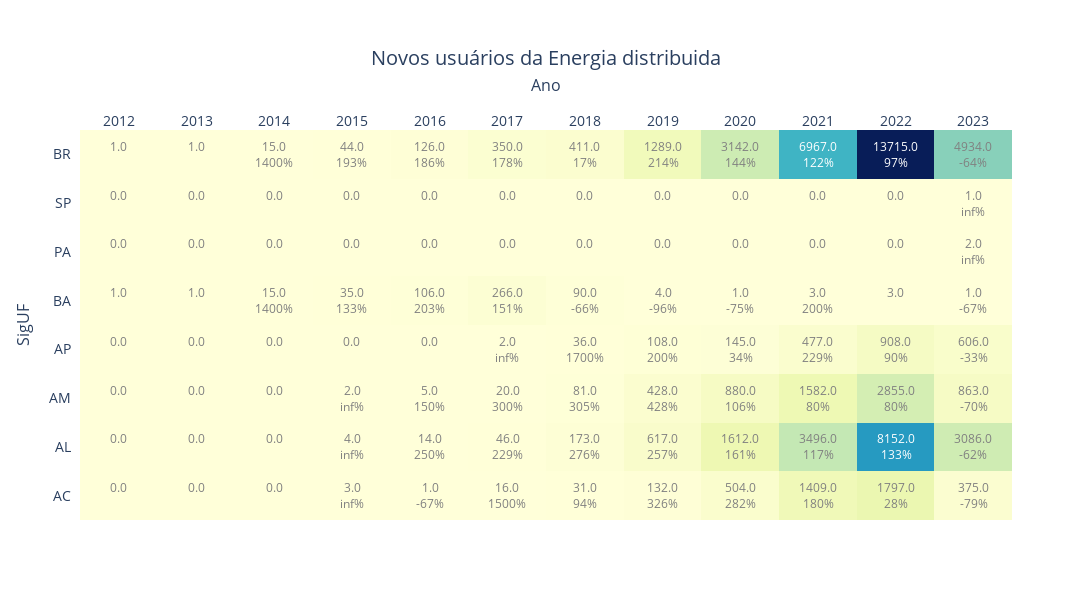

This figure's notebook cell:
### Code cell
df['Mes'] = pd.DatetimeIndex(df['DthAtualizaCadastralEmpreend']).month
df['Ano'] = pd.DatetimeIndex(df['DthAtualizaCadastralEmpreend']).year

counts = df_clean.groupby(['Ano', 'SigUF', 'DscClasseConsumo']).agg({'NumCPFCNPJ': 'nunique'}).reset_index()
tabela = counts.groupby(['Ano', 'SigUF'])['NumCPFCNPJ'].sum().reset_index()

matriz = tabela.pivot(index='SigUF', columns='Ano', values='NumCPFCNPJ')
matriz = matriz.fillna(0)
matriz.loc['BR'] = matriz.sum()

matriz_tx = matriz.pct_change(axis=1) * 100
matriz_tx = matriz_tx.applymap(lambda x: '{:.0f}%'.format(x) if not np.isnan(x) and x != 0 else ' ')
matriz_tx['med'] = ""
matriz_tx['Total'] = ""
matriz_tx['2023'] = ""





import plotly.graph_objs as go
import plotly.figure_factory as ff
import numpy as np

# Criando uma lista de strings com valores da matriz e matriz_tx
text = [[f"{matriz.iloc[i,j]:}<br>{matriz_tx.iloc[i,j]}" for j in range(len(matriz.columns))] for i in range(len(matriz.index))]
# Criação do heatmap principal
fig_2 = ff.create_annotated_heatmap(z=matriz.values,
                                  x=list(matriz.columns),
                                  y=list(matriz.index),
                                  annotation_text=text,
                                  font_colors=['gray', 'white'],
                                  colorscale='YlGnBu')
# Configurações de layout
fig_2.update_layout(
    width=1200,
    height=600,
    xaxis_title='Ano',
    xaxis_title_font_size=16,
    xaxis_tickfont_size=14,
    yaxis_title='SigUF',
    yaxis_title_font_size=16,
    yaxis_tickfont_size=14,
    title='Novos usuários da Energia distribuida',
    title_font_size=20,
    title_x=.5,
    margin=dict(t=130)
)    

fig_2.show()

### Figure 1 — Plotly figure (JSON) as saved in the notebook; plotly's stock layout.template omitted (floating-point values rounded to 4 significant figures)
{"data": [{"colorscale": [[0, "rgb(255,255,217)"], [0.125, "rgb(237,248,177)"], [0.25, "rgb(199,233,180)"], [0.375, "rgb(127,205,187)"], [0.5, "rgb(65,182,196)"], [0.625, "rgb(29,145,192)"], [0.75, "rgb(34,94,168)"], [0.875, "rgb(37,52,148)"], [1, "rgb(8,29,88)"]], "reversescale": false, "showscale": false, "type": "heatmap", "x": [2012, 2013, 2014, 2015, 2016, 2017, 2018, 2019, 2020, 2021, 2022, 2023], "y": ["AC", "AL", "AM", "AP", "BA", "PA", "SP", "BR"], "z": [[0, 0, 0, 3, 1, 16, 31, 132, 504, 1409, 1797, 375], [0, 0, 0, 4, 14, 46, 173, 617, 1612, 3496, 8152, 3086], [0, 0, 0, 2, 5, 20, 81, 428, 880, 1582, 2855, 863], [0, 0, 0, 0, 0, 2, 36, 108, 145, 477, 908, 606], [1, 1, 15, 35, 106, 266, 90, 4, 1, 3, 3, 1], [0, 0, 0, 0, 0, 0, 0, 0, 0, 0, 0, 2], [0, 0, 0, 0, 0, 0, 0, 0, 0, 0, 0, 1], [1, 1, 15, 44, 126, 350, 411, 1289, 3142, 6967, 13715, 4934]]}], "layout": {"annotations": [{"font": {"color": "gray"}, "showarrow": false, "text": "0.0<br> ", "x": 2012, "xref": "x", "y": "AC", "yref": "y"}, {"font": {"color": "gray"}, "showarrow": false, "text": "0.0<br> ", "x": 2013, "xref": "x", "y": "AC", "yref": "y"}, {"font": {"color": "gray"}, "showarrow": false, "text": "0.0<br> ", "x": 2014, "xref": "x", "y": "AC", "yref": "y"}, {"font": {"color": "gray"}, "showarrow": false, "text": "3.0<br>inf%", "x": 2015, "xref": "x", "y": "AC", "yref": "y"}, {"font": {"color": "gray"}, "showarrow": false, "text": "1.0<br>-67%", "x": 2016, "xref": "x", "y": "AC", "yref": "y"}, {"font": {"color": "gray"}, "showarrow": false, "text": "16.0<br>1500%", "x": 2017, "xref": "x", "y": "AC", "yref": "y"}, {"font": {"color": "gray"}, "showarrow": false, "text": "31.0<br>94%", "x": 2018, "xref": "x", "y": "AC", "yref": "y"}, {"font": {"color": "gray"}, "showarrow": false, "text": "132.0<br>326%", "x": 2019, "xref": "x", "y": "AC", "yref": "y"}, {"font": {"color": "gray"}, "showarrow": false, "text": "504.0<br>282%", "x": 2020, "xref": "x", "y": "AC", "yref": "y"}, {"font": {"color": "gray"}, "showarrow": false, "text": "1409.0<br>180%", "x": 2021, "xref": "x", "y": "AC", "yref": "y"}, {"font": {"color": "gray"}, "showarrow": false, "text": "1797.0<br>28%", "x": 2022, "xref": "x", "y": "AC", "yref": "y"}, {"font": {"color": "gray"}, "showarrow": false, "text": "375.0<br>-79%", "x": 2023, "xref": "x", "y": "AC", "yref": "y"}, {"font": {"color": "gray"}, "showarrow": false, "text": "0.0<br> ", "x": 2012, "xref": "x", "y": "AL", "yref": "y"}, {"font": {"color": "gray"}, "showarrow": false, "text": "0.0<br> ", "x": 2013, "xref": "x", "y": "AL", "yref": "y"}, {"font": {"color": "gray"}, "showarrow": false, "text": "0.0<br> ", "x": 2014, "xref": "x", "y": "AL", "yref": "y"}, {"font": {"color": "gray"}, "showarrow": false, "text": "4.0<br>inf%", "x": 2015, "xref": "x", "y": "AL", "yref": "y"}, {"font": {"color": "gray"}, "showarrow": false, "text": "14.0<br>250%", "x": 2016, "xref": "x", "y": "AL", "yref": "y"}, {"font": {"color": "gray"}, "showarrow": false, "text": "46.0<br>229%", "x": 2017, "xref": "x", "y": "AL", "yref": "y"}, {"font": {"color": "gray"}, "showarrow": false, "text": "173.0<br>276%", "x": 2018, "xref": "x", "y": "AL", "yref": "y"}, {"font": {"color": "gray"}, "showarrow": false, "text": "617.0<br>257%", "x": 2019, "xref": "x", "y": "AL", "yref": "y"}, {"font": {"color": "gray"}, "showarrow": false, "text": "1612.0<br>161%", "x": 2020, "xref": "x", "y": "AL", "yref": "y"}, {"font": {"color": "gray"}, "showarrow": false, "text": "3496.0<br>117%", "x": 2021, "xref": "x", "y": "AL", "yref": "y"}, {"font": {"color": "white"}, "showarrow": false, "text": "8152.0<br>133%", "x": 2022, "xref": "x", "y": "AL", "yref": "y"}, {"font": {"color": "gray"}, "showarrow": false, "text": "3086.0<br>-62%", "x": 2023, "xref": "x", "y": "AL", "yref": "y"}, {"font": {"color": "gray"}, "showarrow": false, "text": "0.0<br> ", "x": 2012, "xref": "x", "y": "AM", "yref": "y"}, {"font": {"color": "gray"}, "showarrow": false, "text": "0.0<br> ", "x": 2013, "xref": "x", "y": "AM", "yref": "y"}, {"font": {"color": "gray"}, "showarrow": false, "text": "0.0<br> ", "x": 2014, "xref": "x", "y": "AM", "yref": "y"}, {"font": {"color": "gray"}, "showarrow": false, "text": "2.0<br>inf%", "x": 2015, "xref": "x", "y": "AM", "yref": "y"}, {"font": {"color": "gray"}, "showarrow": false, "text": "5.0<br>150%", "x": 2016, "xref": "x", "y": "AM", "yref": "y"}, {"font": {"color": "gray"}, "showarrow": false, "text": "20.0<br>300%", "x": 2017, "xref": "x", "y": "AM", "yref": "y"}, {"font": {"color": "gray"}, "showarrow": false, "text": "81.0<br>305%", "x": 2018, "xref": "x", "y": "AM", "yref": "y"}, {"font": {"color": "gray"}, "showarrow": false, "text": "428.0<br>428%", "x": 2019, "xref": "x", "y": "AM", "yref": "y"}, {"font": {"color": "gray"}, "showarrow": false, "text": "880.0<br>106%", "x": 2020, "xref": "x", "y": "AM", "yref": "y"}, {"font": {"color": "gray"}, "showarrow": false, "text": "1582.0<br>80%", "x": 2021, "xref": "x", "y": "AM", "yref": "y"}, {"font": {"color": "gray"}, "showarrow": false, "text": "2855.0<br>80%", "x": 2022, "xref": "x", "y": "AM", "yref": "y"}, {"font": {"color": "gray"}, "showarrow": false, "text": "863.0<br>-70%", "x": 2023, "xref": "x", "y": "AM", "yref": "y"}, {"font": {"color": "gray"}, "showarrow": false, "text": "0.0<br> ", "x": 2012, "xref": "x", "y": "AP", "yref": "y"}, {"font": {"color": "gray"}, "showarrow": false, "text": "0.0<br> ", "x": 2013, "xref": "x", "y": "AP", "yref": "y"}, {"font": {"color": "gray"}, "showarrow": false, "text": "0.0<br> ", "x": 2014, "xref": "x", "y": "AP", "yref": "y"}, {"font": {"color": "gray"}, "showarrow": false, "text": "0.0<br> ", "x": 2015, "xref": "x", "y": "AP", "yref": "y"}, {"font": {"color": "gray"}, "showarrow": false, "text": "0.0<br> ", "x": 2016, "xref": "x", "y": "AP", "yref": "y"}, {"font": {"color": "gray"}, "showarrow": false, "text": "2.0<br>inf%", "x": 2017, "xref": "x", "y": "AP", "yref": "y"}, {"font": {"color": "gray"}, "showarrow": false, "text": "36.0<br>1700%", "x": 2018, "xref": "x", "y": "AP", "yref": "y"}, {"font": {"color": "gray"}, "showarrow": false, "text": "108.0<br>200%", "x": 2019, "xref": "x", "y": "AP", "yref": "y"}, {"font": {"color": "gray"}, "showarrow": false, "text": "145.0<br>34%", "x": 2020, "xref": "x", "y": "AP", "yref": "y"}, {"font": {"color": "gray"}, "showarrow": false, "text": "477.0<br>229%", "x": 2021, "xref": "x", "y": "AP", "yref": "y"}, {"font": {"color": "gray"}, "showarrow": false, "text": "908.0<br>90%", "x": 2022, "xref": "x", "y": "AP", "yref": "y"}, {"font": {"color": "gray"}, "showarrow": false, "text": "606.0<br>-33%", "x": 2023, "xref": "x", "y": "AP", "yref": "y"}, {"font": {"color": "gray"}, "showarrow": false, "text": "1.0<br> ", "x": 2012, "xref": "x", "y": "BA", "yref": "y"}, {"font": {"color": "gray"}, "showarrow": false, "text": "1.0<br> ", "x": 2013, "xref": "x", "y": "BA", "yref": "y"}, {"font": {"color": "gray"}, "showarrow": false, "text": "15.0<br>1400%", "x": 2014, "xref": "x", "y": "BA", "yref": "y"}, {"font": {"color": "gray"}, "showarrow": false, "text": "35.0<br>133%", "x": 2015, "xref": "x", "y": "BA", "yref": "y"}, {"font": {"color": "gray"}, "showarrow": false, "text": "106.0<br>203%", "x": 2016, "xref": "x", "y": "BA", "yref": "y"}, {"font": {"color": "gray"}, "showarrow": false, "text": "266.0<br>151%", "x": 2017, "xref": "x", "y": "BA", "yref": "y"}, {"font": {"color": "gray"}, "showarrow": false, "text": "90.0<br>-66%", "x": 2018, "xref": "x", "y": "BA", "yref": "y"}, {"font": {"color": "gray"}, "showarrow": false, "text": "4.0<br>-96%", "x": 2019, "xref": "x", "y": "BA", "yref": "y"}, {"font": {"color": "gray"}, "showarrow": false, "text": "1.0<br>-75%", "x": 2020, "xref": "x", "y": "BA", "yref": "y"}, {"font": {"color": "gray"}, "showarrow": false, "text": "3.0<br>200%", "x": 2021, "xref": "x", "y": "BA", "yref": "y"}, {"font": {"color": "gray"}, "showarrow": false, "text": "3.0<br> ", "x": 2022, "xref": "x", "y": "BA", "yref": "y"}, {"font": {"color": "gray"}, "showarrow": false, "text": "1.0<br>-67%", "x": 2023, "xref": "x", "y": "BA", "yref": "y"}, {"font": {"color": "gray"}, "showarrow": false, "text": "0.0<br> ", "x": 2012, "xref": "x", "y": "PA", "yref": "y"}, {"font": {"color": "gray"}, "showarrow": false, "text": "0.0<br> ", "x": 2013, "xref": "x", "y": "PA", "yref": "y"}, {"font": {"color": "gray"}, "showarrow": false, "text": "0.0<br> ", "x": 2014, "xref": "x", "y": "PA", "yref": "y"}, {"font": {"color": "gray"}, "showarrow": false, "text": "0.0<br> ", "x": 2015, "xref": "x", "y": "PA", "yref": "y"}, {"font": {"color": "gray"}, "showarrow": false, "text": "0.0<br> ", "x": 2016, "xref": "x", "y": "PA", "yref": "y"}, {"font": {"color": "gray"}, "showarrow": false, "text": "0.0<br> ", "x": 2017, "xref": "x", "y": "PA", "yref": "y"}, {"font": {"color": "gray"}, "showarrow": false, "text": "0.0<br> ", "x": 2018, "xref": "x", "y": "PA", "yref": "y"}, {"font": {"color": "gray"}, "showarrow": false, "text": "0.0<br> ", "x": 2019, "xref": "x", "y": "PA", "yref": "y"}, {"font": {"color": "gray"}, "showarrow": false, "text": "0.0<br> ", "x": 2020, "xref": "x", "y": "PA", "yref": "y"}, {"font": {"color": "gray"}, "showarrow": false, "text": "0.0<br> ", "x": 2021, "xref": "x", "y": "PA", "yref": "y"}, {"font": {"color": "gray"}, "showarrow": false, "text": "0.0<br> ", "x": 2022, "xref": "x", "y": "PA", "yref": "y"}, {"font": {"color": "gray"}, "showarrow": false, "text": "2.0<br>inf%", "x": 2023, "xref": "x", "y": "PA", "yref": "y"}, {"font": {"color": "gray"}, "showarrow": false, "text": "0.0<br> ", "x": 2012, "xref": "x", "y": "SP", "yref": "y"}, {"font": {"color": "gray"}, "showarrow": false, "text": "0.0<br> ", "x": 2013, "xref": "x", "y": "SP", "yref": "y"}, {"font": {"color": "gray"}, "showarrow": false, "text": "0.0<br> ", "x": 2014, "xref": "x", "y": "SP", "yref": "y"}, {"font": {"color": "gray"}, "showarrow": false, "text": "0.0<br> ", "x": 2015, "xref": "x", "y": "SP", "yref": "y"}, {"font": {"color": "gray"}, "showarrow": false, "text": "0.0<br> ", "x": 2016, "xref": "x", "y": "SP", "yref": "y"}, {"font": {"color": "gray"}, "showarrow": false, "text": "0.0<br> ", "x": 2017, "xref": "x", "y": "SP", "yref": "y"}, {"font": {"color": "gray"}, "showarrow": false, "text": "0.0<br> ", "x": 2018, "xref": "x", "y": "SP", "yref": "y"}, {"font": {"color": "gray"}, "showarrow": false, "text": "0.0<br> ", "x": 2019, "xref": "x", "y": "SP", "yref": "y"}, {"font": {"color": "gray"}, "showarrow": false, "text": "0.0<br> ", "x": 2020, "xref": "x", "y": "SP", "yref": "y"}, {"font": {"color": "gray"}, "showarrow": false, "text": "0.0<br> ", "x": 2021, "xref": "x", "y": "SP", "yref": "y"}, {"font": {"color": "gray"}, "showarrow": false, "text": "0.0<br> ", "x": 2022, "xref": "x", "y": "SP", "yref": "y"}, {"font": {"color": "gray"}, "showarrow": false, "text": "1.0<br>inf%", "x": 2023, "xref": "x", "y": "SP", "yref": "y"}, {"font": {"color": "gray"}, "showarrow": false, "text": "1.0<br> ", "x": 2012, "xref": "x", "y": "BR", "yref": "y"}, {"font": {"color": "gray"}, "showarrow": false, "text": "1.0<br> ", "x": 2013, "xref": "x", "y": "BR", "yref": "y"}, {"font": {"color": "gray"}, "showarrow": false, "text": "15.0<br>1400%", "x": 2014, "xref": "x", "y": "BR", "yref": "y"}, {"font": {"color": "gray"}, "showarrow": false, "text": "44.0<br>193%", "x": 2015, "xref": "x", "y": "BR", "yref": "y"}, {"font": {"color": "gray"}, "showarrow": false, "text": "126.0<br>186%", "x": 2016, "xref": "x", "y": "BR", "yref": "y"}, {"font": {"color": "gray"}, "showarrow": false, "text": "350.0<br>178%", "x": 2017, "xref": "x", "y": "BR", "yref": "y"}, {"font": {"color": "gray"}, "showarrow": false, "text": "411.0<br>17%", "x": 2018, "xref": "x", "y": "BR", "yref": "y"}, {"font": {"color": "gray"}, "showarrow": false, "text": "1289.0<br>214%", "x": 2019, "xref": "x", "y": "BR", "yref": "y"}, {"font": {"color": "gray"}, "showarrow": false, "text": "3142.0<br>144%", "x": 2020, "xref": "x", "y": "BR", "yref": "y"}, {"font": {"color": "white"}, "showarrow": false, "text": "6967.0<br>122%", "x": 2021, "xref": "x", "y": "BR", "yref": "y"}, {"font": {"color": "white"}, "showarrow": false, "text": "13715.0<br>97%", "x": 2022, "xref": "x", "y": "BR", "yref": "y"}, {"font": {"color": "gray"}, "showarrow": false, "text": "4934.0<br>-64%", "x": 2023, "xref": "x", "y": "BR", "yref": "y"}], "height": 600, "margin": {"t": 130}, "title": {"font": {"size": 20}, "text": "Novos usuários da Energia distribuida", "x": 0.5}, "width": 1200, "xaxis": {"dtick": 1, "gridcolor": "rgb(0, 0, 0)", "side": "top", "tickfont": {"size": 14}, "ticks": "", "title": {"font": {"size": 16}, "text": "Ano"}}, "yaxis": {"dtick": 1, "tickfont": {"size": 14}, "ticks": "", "ticksuffix": "  ", "title": {"font": {"size": 16}, "text": "SigUF"}}}}
